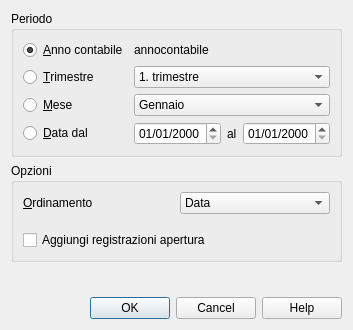
<?xml version="1.0" encoding="UTF-8"?>
<ui version="4.0">
 <class>LibroGiornaleDialog</class>
 <widget class="QDialog" name="LibroGiornaleDialog">
  <property name="geometry">
   <rect>
    <x>0</x>
    <y>0</y>
    <width>339</width>
    <height>330</height>
   </rect>
  </property>
  <property name="windowTitle">
   <string notr="true">Giornale singoli movimenti</string>
  </property>
  <layout class="QVBoxLayout" name="verticalLayout_3">
   <item>
    <widget class="QGroupBox" name="periodoGroupBox">
     <property name="title">
      <string notr="true">Periodo</string>
     </property>
     <layout class="QVBoxLayout" name="verticalLayout">
      <item>
       <layout class="QGridLayout" name="gridLayout">
        <item row="0" column="0">
         <widget class="QRadioButton" name="annoRadioButton">
          <property name="text">
           <string notr="true">&amp;Anno contabile</string>
          </property>
          <property name="checked">
           <bool>true</bool>
          </property>
         </widget>
        </item>
        <item row="0" column="1">
         <widget class="QLabel" name="annoLabel">
          <property name="text">
           <string notr="true">annocontabile</string>
          </property>
         </widget>
        </item>
        <item row="1" column="0">
         <widget class="QRadioButton" name="trimestreRadioButton">
          <property name="text">
           <string notr="true">&amp;Trimestre</string>
          </property>
         </widget>
        </item>
        <item row="1" column="1">
         <widget class="QComboBox" name="trimestreComboBox">
          <property name="minimumSize">
           <size>
            <width>110</width>
            <height>0</height>
           </size>
          </property>
          <item>
           <property name="text">
            <string notr="true">1. trimestre</string>
           </property>
          </item>
          <item>
           <property name="text">
            <string notr="true">2. trimestre</string>
           </property>
          </item>
          <item>
           <property name="text">
            <string notr="true">3. trimestre</string>
           </property>
          </item>
          <item>
           <property name="text">
            <string notr="true">4. trimestre</string>
           </property>
          </item>
         </widget>
        </item>
        <item row="2" column="0">
         <widget class="QRadioButton" name="meseRadioButton">
          <property name="minimumSize">
           <size>
            <width>100</width>
            <height>0</height>
           </size>
          </property>
          <property name="text">
           <string notr="true">&amp;Mese</string>
          </property>
         </widget>
        </item>
        <item row="2" column="1">
         <widget class="QComboBox" name="meseComboBox">
          <property name="minimumSize">
           <size>
            <width>110</width>
            <height>0</height>
           </size>
          </property>
          <item>
           <property name="text">
            <string notr="true">Gennaio</string>
           </property>
          </item>
          <item>
           <property name="text">
            <string notr="true">Febbraio</string>
           </property>
          </item>
          <item>
           <property name="text">
            <string notr="true">Marzo</string>
           </property>
          </item>
          <item>
           <property name="text">
            <string notr="true">Aprile</string>
           </property>
          </item>
          <item>
           <property name="text">
            <string notr="true">Maggio</string>
           </property>
          </item>
          <item>
           <property name="text">
            <string notr="true">Giugno</string>
           </property>
          </item>
          <item>
           <property name="text">
            <string notr="true">Luglio</string>
           </property>
          </item>
          <item>
           <property name="text">
            <string notr="true">Agosto</string>
           </property>
          </item>
          <item>
           <property name="text">
            <string notr="true">Settembre</string>
           </property>
          </item>
          <item>
           <property name="text">
            <string notr="true">Ottobre</string>
           </property>
          </item>
          <item>
           <property name="text">
            <string notr="true">Novembre</string>
           </property>
          </item>
          <item>
           <property name="text">
            <string notr="true">Dicembre</string>
           </property>
          </item>
         </widget>
        </item>
        <item row="3" column="0">
         <widget class="QRadioButton" name="dataRadioButton">
          <property name="text">
           <string notr="true">&amp;Data dal</string>
          </property>
         </widget>
        </item>
        <item row="3" column="1">
         <layout class="QHBoxLayout" name="horizontalLayout">
          <item>
           <widget class="QDateEdit" name="dalDateEdit">
            <property name="displayFormat">
             <string>dd/MM/yyyy</string>
            </property>
           </widget>
          </item>
          <item>
           <widget class="QLabel" name="alLabelText">
            <property name="text">
             <string notr="true">al</string>
            </property>
           </widget>
          </item>
          <item>
           <widget class="QDateEdit" name="alDateEdit">
            <property name="displayFormat">
             <string>dd/MM/yyyy</string>
            </property>
           </widget>
          </item>
         </layout>
        </item>
       </layout>
      </item>
     </layout>
    </widget>
   </item>
   <item>
    <widget class="QGroupBox" name="opzioniGroupBox">
     <property name="title">
      <string>Opzioni</string>
     </property>
     <layout class="QVBoxLayout" name="verticalLayout_2">
      <item>
       <layout class="QHBoxLayout" name="horizontalLayout_2">
        <item>
         <widget class="QLabel" name="ordinamentoLabelText">
          <property name="minimumSize">
           <size>
            <width>100</width>
            <height>0</height>
           </size>
          </property>
          <property name="text">
           <string notr="true">&amp;Ordinamento</string>
          </property>
          <property name="buddy">
           <cstring>ordinamentoComboBox</cstring>
          </property>
         </widget>
        </item>
        <item>
         <widget class="QComboBox" name="ordinamentoComboBox">
          <property name="minimumSize">
           <size>
            <width>110</width>
            <height>0</height>
           </size>
          </property>
          <property name="currentIndex">
           <number>0</number>
          </property>
          <item>
           <property name="text">
            <string>Data</string>
           </property>
          </item>
          <item>
           <property name="text">
            <string>DataDocumento</string>
           </property>
          </item>
          <item>
           <property name="text">
            <string>DataValuta</string>
           </property>
          </item>
         </widget>
        </item>
       </layout>
      </item>
      <item>
       <spacer name="verticalSpacer_2">
        <property name="orientation">
         <enum>Qt::Vertical</enum>
        </property>
        <property name="sizeType">
         <enum>QSizePolicy::Fixed</enum>
        </property>
        <property name="sizeHint" stdset="0">
         <size>
          <width>20</width>
          <height>10</height>
         </size>
        </property>
       </spacer>
      </item>
      <item>
       <widget class="QCheckBox" name="regsitrazioniAperturaCheckBox">
        <property name="text">
         <string notr="true">Aggiungi registrazioni apertura</string>
        </property>
       </widget>
      </item>
     </layout>
    </widget>
   </item>
   <item>
    <spacer name="verticalSpacer">
     <property name="orientation">
      <enum>Qt::Vertical</enum>
     </property>
     <property name="sizeHint" stdset="0">
      <size>
       <width>20</width>
       <height>58</height>
      </size>
     </property>
    </spacer>
   </item>
   <item>
    <widget class="QDialogButtonBox" name="buttonBox">
     <property name="standardButtons">
      <set>QDialogButtonBox::Cancel|QDialogButtonBox::Help|QDialogButtonBox::Ok</set>
     </property>
    </widget>
   </item>
  </layout>
 </widget>
 <tabstops>
  <tabstop>annoRadioButton</tabstop>
  <tabstop>trimestreRadioButton</tabstop>
  <tabstop>trimestreComboBox</tabstop>
  <tabstop>meseRadioButton</tabstop>
  <tabstop>meseComboBox</tabstop>
  <tabstop>dataRadioButton</tabstop>
  <tabstop>dalDateEdit</tabstop>
  <tabstop>alDateEdit</tabstop>
  <tabstop>ordinamentoComboBox</tabstop>
 </tabstops>
 <resources/>
 <connections>
  <connection>
   <sender>buttonBox</sender>
   <signal>rejected()</signal>
   <receiver>LibroGiornaleDialog</receiver>
   <slot>reject()</slot>
   <hints>
    <hint type="sourcelabel">
     <x>263</x>
     <y>350</y>
    </hint>
    <hint type="destinationlabel">
     <x>204</x>
     <y>308</y>
    </hint>
   </hints>
  </connection>
 </connections>
 <slots>
  <slot>checkdata()</slot>
 </slots>
</ui>
